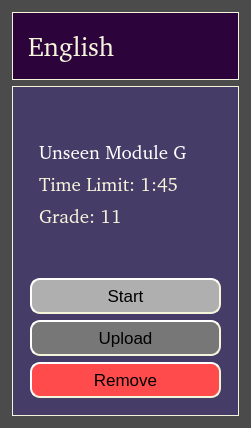
<?xml version="1.0" encoding="UTF-8"?>
<ui version="4.0">
 <class>Frame</class>
 <widget class="QFrame" name="Frame">
  <property name="geometry">
   <rect>
    <x>0</x>
    <y>0</y>
    <width>251</width>
    <height>428</height>
   </rect>
  </property>
  <property name="windowTitle">
   <string>Frame</string>
  </property>
  <property name="styleSheet">
   <string notr="true">QFrame{
	background-color: #4b4b4b;
	color: beige;
}</string>
  </property>
  <layout class="QGridLayout">
   <item row="0" column="0">
    <widget class="QFrame" name="test_card">
     <property name="styleSheet">
      <string notr="true">QFrame{
	background-color: #4b4b4b;
	color: beige;
	border: 0px;
}</string>
     </property>
     <property name="frameShape">
      <enum>QFrame::StyledPanel</enum>
     </property>
     <property name="frameShadow">
      <enum>QFrame::Raised</enum>
     </property>
     <layout class="QVBoxLayout" name="verticalLayout_5">
      <property name="leftMargin">
       <number>1</number>
      </property>
      <property name="topMargin">
       <number>1</number>
      </property>
      <property name="rightMargin">
       <number>1</number>
      </property>
      <property name="bottomMargin">
       <number>1</number>
      </property>
      <item>
       <widget class="QFrame" name="frame_12">
        <property name="styleSheet">
         <string notr="true">color:beige;
background-color: #2D033B;
border: 1px solid beige;
padding: 4px;</string>
        </property>
        <property name="frameShape">
         <enum>QFrame::StyledPanel</enum>
        </property>
        <property name="frameShadow">
         <enum>QFrame::Raised</enum>
        </property>
        <layout class="QHBoxLayout" name="horizontalLayout_4">
         <property name="spacing">
          <number>0</number>
         </property>
         <property name="sizeConstraint">
          <enum>QLayout::SetMaximumSize</enum>
         </property>
         <property name="leftMargin">
          <number>0</number>
         </property>
         <property name="topMargin">
          <number>9</number>
         </property>
         <property name="bottomMargin">
          <number>8</number>
         </property>
         <item>
          <widget class="QLabel" name="topic">
           <property name="font">
            <font>
             <family>URW Bookman [UKWN]</family>
             <pointsize>20</pointsize>
            </font>
           </property>
           <property name="styleSheet">
            <string notr="true">QFrame{
	border: 0px;
}</string>
           </property>
           <property name="text">
            <string>English</string>
           </property>
          </widget>
         </item>
        </layout>
       </widget>
      </item>
      <item>
       <widget class="QFrame" name="frame_13">
        <property name="styleSheet">
         <string notr="true">border:1px solid beige;
background-color: #453C67;
color:black;
padding: 4px;</string>
        </property>
        <property name="frameShape">
         <enum>QFrame::StyledPanel</enum>
        </property>
        <property name="frameShadow">
         <enum>QFrame::Raised</enum>
        </property>
        <layout class="QVBoxLayout" name="verticalLayout_6">
         <item>
          <widget class="QFrame" name="frame_14">
           <property name="styleSheet">
            <string notr="true">color:beige;
border: 0px solid beige;</string>
           </property>
           <property name="frameShape">
            <enum>QFrame::StyledPanel</enum>
           </property>
           <property name="frameShadow">
            <enum>QFrame::Raised</enum>
           </property>
           <layout class="QVBoxLayout" name="verticalLayout_7">
            <property name="spacing">
             <number>0</number>
            </property>
            <property name="leftMargin">
             <number>0</number>
            </property>
            <property name="topMargin">
             <number>0</number>
            </property>
            <property name="rightMargin">
             <number>0</number>
            </property>
            <property name="bottomMargin">
             <number>0</number>
            </property>
            <item>
             <spacer name="verticalSpacer_4">
              <property name="orientation">
               <enum>Qt::Vertical</enum>
              </property>
              <property name="sizeHint" stdset="0">
               <size>
                <width>20</width>
                <height>40</height>
               </size>
              </property>
             </spacer>
            </item>
            <item>
             <widget class="QLabel" name="subtopic">
              <property name="font">
               <font>
                <family>URW Bookman [UKWN]</family>
                <pointsize>14</pointsize>
               </font>
              </property>
              <property name="styleSheet">
               <string notr="true">border:0px;
color:white;</string>
              </property>
              <property name="text">
               <string>Unseen Module G</string>
              </property>
             </widget>
            </item>
            <item>
             <widget class="QLabel" name="label">
              <property name="font">
               <font>
                <family>URW Bookman [urw]</family>
                <pointsize>14</pointsize>
               </font>
              </property>
              <property name="text">
               <string>Time Limit: 1:45</string>
              </property>
             </widget>
            </item>
            <item>
             <widget class="QLabel" name="grade">
              <property name="font">
               <font>
                <family>URW Bookman [UKWN]</family>
                <pointsize>14</pointsize>
               </font>
              </property>
              <property name="styleSheet">
               <string notr="true">border:0px;
</string>
              </property>
              <property name="text">
               <string>Grade: 11</string>
              </property>
             </widget>
            </item>
           </layout>
          </widget>
         </item>
         <item>
          <spacer name="verticalSpacer_2">
           <property name="orientation">
            <enum>Qt::Vertical</enum>
           </property>
           <property name="sizeHint" stdset="0">
            <size>
             <width>20</width>
             <height>40</height>
            </size>
           </property>
          </spacer>
         </item>
         <item>
          <widget class="QFrame" name="frame_15">
           <property name="styleSheet">
            <string notr="true">
border: 0px solid beige;</string>
           </property>
           <property name="frameShape">
            <enum>QFrame::StyledPanel</enum>
           </property>
           <property name="frameShadow">
            <enum>QFrame::Raised</enum>
           </property>
           <layout class="QVBoxLayout" name="verticalLayout_8">
            <property name="leftMargin">
             <number>0</number>
            </property>
            <property name="topMargin">
             <number>0</number>
            </property>
            <property name="rightMargin">
             <number>0</number>
            </property>
            <property name="bottomMargin">
             <number>0</number>
            </property>
            <item>
             <widget class="QPushButton" name="start_btn">
              <property name="font">
               <font>
                <pointsize>13</pointsize>
               </font>
              </property>
              <property name="styleSheet">
               <string notr="true">QPushButton{
	color: black;
	background-color: #afafaf;
	border-style: outset;
	border-width: 2px;
	border-radius: 10px;
	border-color: beige;
	padding: 6px;

}

QPushButton:hover{
		background-color: #7289DA;
		color: white;
}</string>
              </property>
              <property name="text">
               <string>Start</string>
              </property>
             </widget>
            </item>
            <item>
             <widget class="QPushButton" name="upload_btn">
              <property name="font">
               <font>
                <pointsize>13</pointsize>
               </font>
              </property>
              <property name="styleSheet">
               <string notr="true">QPushButton{
	color: black;
	background-color: #777777;
	border-style: outset;
	border-width: 2px;
	border-radius: 10px;
	border-color: beige;
	padding: 6px;
}

QPushButton:hover{
		background-color: #FED049;
}</string>
              </property>
              <property name="text">
               <string>Upload</string>
              </property>
             </widget>
            </item>
            <item>
             <widget class="QPushButton" name="remove_btn">
              <property name="maximumSize">
               <size>
                <width>16777215</width>
                <height>16777215</height>
               </size>
              </property>
              <property name="font">
               <font>
                <pointsize>13</pointsize>
                <weight>50</weight>
                <italic>false</italic>
                <bold>false</bold>
                <underline>false</underline>
                <strikeout>false</strikeout>
               </font>
              </property>
              <property name="styleSheet">
               <string notr="true">QPushButton{
	background-color: #ff4b4b;
	color: black;
	border-style: outset;
	border-width: 2px;
	border-radius: 10px;
	border-color: beige;
	padding: 6px;
}

QPushButton:hover{
		background-color: black;
		color: white;
}</string>
              </property>
              <property name="text">
               <string>Remove</string>
              </property>
             </widget>
            </item>
           </layout>
          </widget>
         </item>
        </layout>
       </widget>
      </item>
     </layout>
    </widget>
   </item>
  </layout>
 </widget>
 <resources/>
 <connections/>
</ui>
